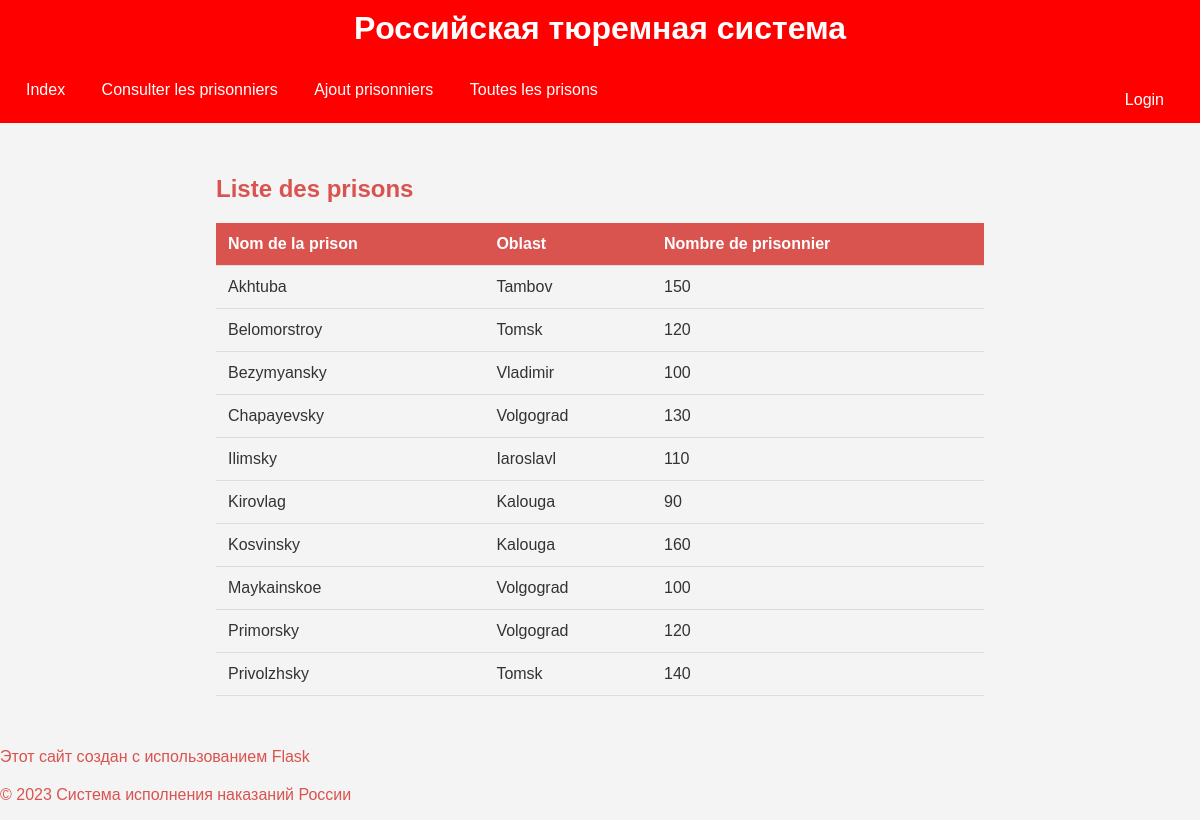
Page /Touteslesprisons on the earlier database version.
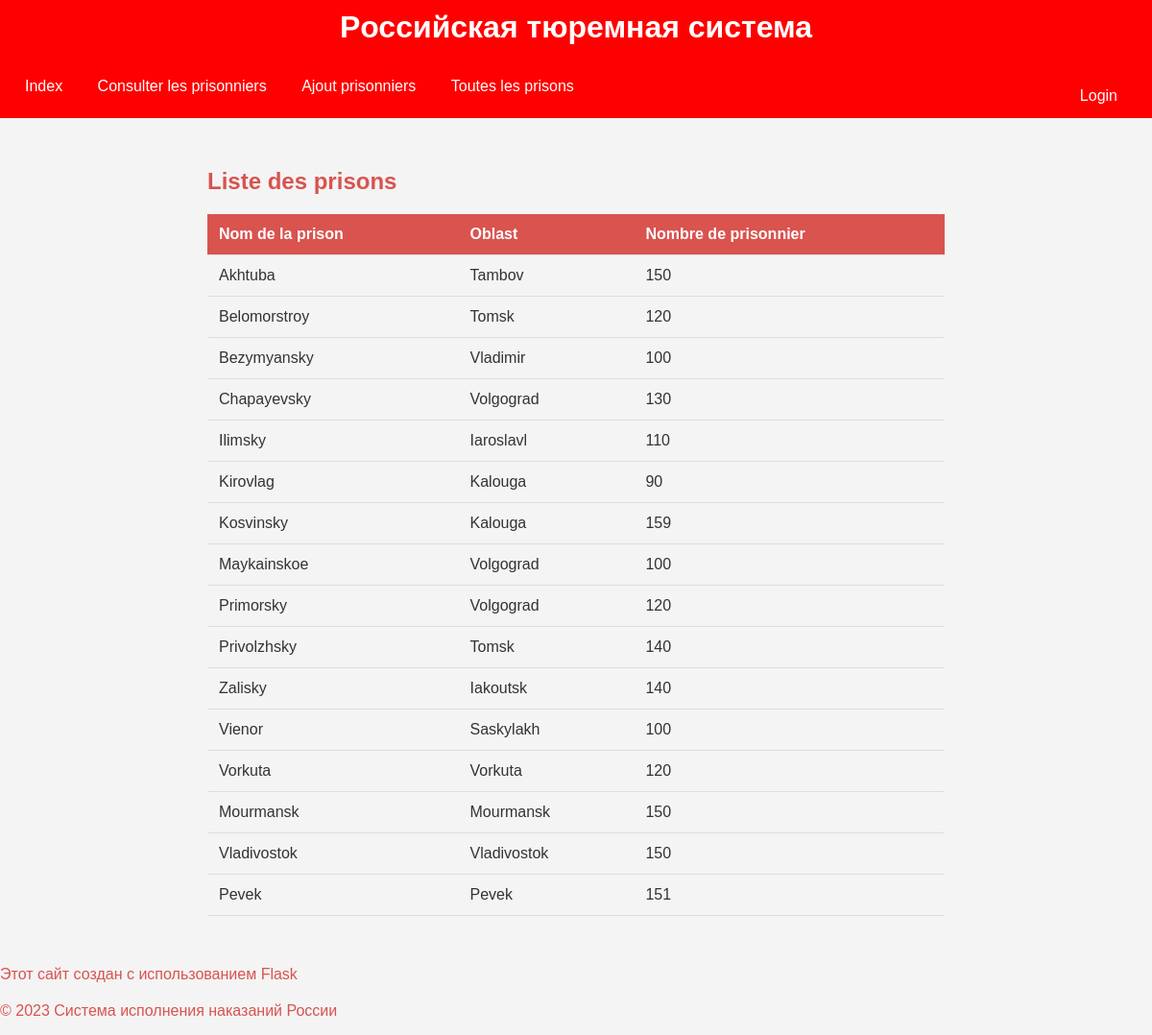
Same page on the later database version.
### tables this page shows
CREATE TABLE "prison" (
	"id"	INTEGER,
	"name_prison"	VARCHAR(200),
	"oblast"	VARCHAR(100),
	"number_of_prisonners"	INT,
	"capacityPrison"	INT,
	"prison_Type"	VARCHAR(100),
	"long"	REAL,
	"lat"	REAL,
	"image"	INTEGER,
	PRIMARY KEY("id" AUTOINCREMENT)
);

### app.py (the view)
@app.route("/Touteslesprisons")
def Touteslesprisons():
    prisons=func.Prison.getAllPrisons()
    return render_template("Touteslesprisons.html",prisons=prisons)

### classes.py (called while the page is built)
def connect_database(database_path):
    return sqlite3.connect(database_path)

    def getAllPrisons():
        conn =connect_database('goodDB.db')
        cursor = conn.cursor()
        prisons=cursor.execute("SELECT * FROM prison").fetchall()
        return prisons

### templates/Touteslesprisons.html (shortened to what this page needs)
<!DOCTYPE html>
<html lang="en">
<head>
</head>
<body>
{% extends 'layout.html' %}
{% block content %}
    <div>
        <h2>Liste des prisons</h2>
        {% if prisons %}
            <table>
                <thead>
                    <tr>
                        <th>Nom de la prison</th>
                        <th>Oblast</th>
                        <th>Nombre de prisonnier</th>
                    </tr>
                </thead>
                <tbody>
                    {% for prison in prisons %}
                        <tr>
                            <td>{{ prison[1] }}</td>
                            <td>{{ prison[2] }}</td>
                            <td>{{ prison[3 ]}}</td>
                        </tr>
                    {% endfor %}
                </tbody>
            </table>
        {% else %}
            <p>Aucune prison trouvée.</p>
        {% endif %}
    </div>
{% endblock %}

Differences in the rows shown:
changed prison "Kosvinsky": number_of_prisonners "160" → "159"
added prison: name_prison "Zalisky", oblast "Iakoutsk", number_of_prisonners "140"
added prison: name_prison "Vienor", oblast "Saskylakh", number_of_prisonners "100"
added prison: name_prison "Vorkuta", oblast "Vorkuta", number_of_prisonners "120"
added prison: name_prison "Mourmansk", oblast "Mourmansk", number_of_prisonners "150"
added prison: name_prison "Vladivostok", oblast "Vladivostok", number_of_prisonners "150"
added prison: name_prison "Pevek", oblast "Pevek", number_of_prisonners "151"
